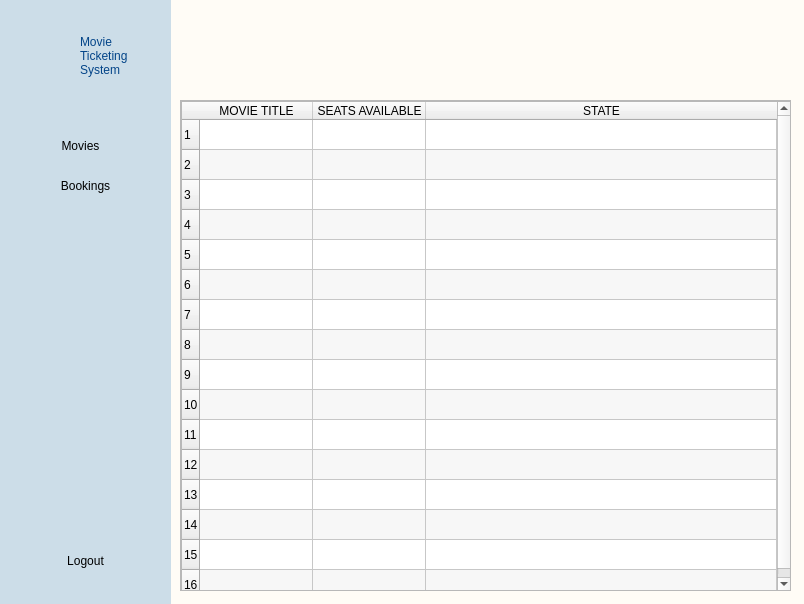
<?xml version="1.0" encoding="UTF-8"?>
<ui version="4.0">
 <class>MainWindow</class>
 <widget class="QMainWindow" name="MainWindow">
  <property name="geometry">
   <rect>
    <x>0</x>
    <y>0</y>
    <width>804</width>
    <height>604</height>
   </rect>
  </property>
  <property name="windowTitle">
   <string>MainWindow</string>
  </property>
  <widget class="QWidget" name="centralwidget">
   <widget class="QWidget" name="navigationBG" native="true">
    <property name="geometry">
     <rect>
      <x>0</x>
      <y>0</y>
      <width>171</width>
      <height>611</height>
     </rect>
    </property>
    <property name="styleSheet">
     <string notr="true">#navigationBG {
background-color: #ccdde8;

}

</string>
    </property>
    <widget class="QLabel" name="systemLabel">
     <property name="geometry">
      <rect>
       <x>80</x>
       <y>15</y>
       <width>71</width>
       <height>81</height>
      </rect>
     </property>
     <property name="styleSheet">
      <string notr="true">#systemLabel {
font: 75 12pt &quot;MS Shell Dlg 2&quot;;
color: #034488;
}</string>
     </property>
     <property name="text">
      <string>Movie
Ticketing
System</string>
     </property>
     <property name="alignment">
      <set>Qt::AlignLeading|Qt::AlignLeft|Qt::AlignVCenter</set>
     </property>
    </widget>
    <widget class="QPushButton" name="pushButton">
     <property name="geometry">
      <rect>
       <x>20</x>
       <y>30</y>
       <width>71</width>
       <height>51</height>
      </rect>
     </property>
     <property name="text">
      <string/>
     </property>
     <property name="icon">
      <iconset>
       <normaloff>../img/icon.png</normaloff>../img/icon.png</iconset>
     </property>
     <property name="iconSize">
      <size>
       <width>50</width>
       <height>50</height>
      </size>
     </property>
     <property name="flat">
      <bool>true</bool>
     </property>
    </widget>
    <widget class="QPushButton" name="movieButton">
     <property name="geometry">
      <rect>
       <x>15</x>
       <y>130</y>
       <width>131</width>
       <height>31</height>
      </rect>
     </property>
     <property name="text">
      <string>Movies</string>
     </property>
     <property name="icon">
      <iconset>
       <normaloff>../img/movies.png</normaloff>../img/movies.png</iconset>
     </property>
     <property name="iconSize">
      <size>
       <width>40</width>
       <height>40</height>
      </size>
     </property>
     <property name="flat">
      <bool>true</bool>
     </property>
    </widget>
    <widget class="QPushButton" name="movieButton_2">
     <property name="geometry">
      <rect>
       <x>20</x>
       <y>170</y>
       <width>131</width>
       <height>31</height>
      </rect>
     </property>
     <property name="text">
      <string>Bookings</string>
     </property>
     <property name="icon">
      <iconset>
       <normaloff>../img/tickets.png</normaloff>../img/tickets.png</iconset>
     </property>
     <property name="iconSize">
      <size>
       <width>40</width>
       <height>40</height>
      </size>
     </property>
     <property name="flat">
      <bool>true</bool>
     </property>
    </widget>
    <widget class="QPushButton" name="movieButton_5">
     <property name="geometry">
      <rect>
       <x>20</x>
       <y>540</y>
       <width>131</width>
       <height>41</height>
      </rect>
     </property>
     <property name="text">
      <string>Logout</string>
     </property>
     <property name="icon">
      <iconset>
       <normaloff>../img/logout.png</normaloff>../img/logout.png</iconset>
     </property>
     <property name="iconSize">
      <size>
       <width>40</width>
       <height>40</height>
      </size>
     </property>
     <property name="flat">
      <bool>true</bool>
     </property>
    </widget>
   </widget>
   <widget class="QWidget" name="mainBG" native="true">
    <property name="geometry">
     <rect>
      <x>160</x>
      <y>0</y>
      <width>651</width>
      <height>611</height>
     </rect>
    </property>
    <property name="styleSheet">
     <string notr="true">#mainBG {
background-color: #fffcf6;

}

</string>
    </property>
    <widget class="QScrollArea" name="scrollArea">
     <property name="geometry">
      <rect>
       <x>20</x>
       <y>100</y>
       <width>611</width>
       <height>491</height>
      </rect>
     </property>
     <property name="widgetResizable">
      <bool>true</bool>
     </property>
     <widget class="QWidget" name="scrollAreaWidgetContents">
      <property name="geometry">
       <rect>
        <x>0</x>
        <y>0</y>
        <width>609</width>
        <height>489</height>
       </rect>
      </property>
      <widget class="QTableWidget" name="bookingList">
       <property name="geometry">
        <rect>
         <x>0</x>
         <y>0</y>
         <width>611</width>
         <height>491</height>
        </rect>
       </property>
       <property name="editTriggers">
        <set>QAbstractItemView::SelectedClicked</set>
       </property>
       <property name="dragDropOverwriteMode">
        <bool>false</bool>
       </property>
       <property name="alternatingRowColors">
        <bool>true</bool>
       </property>
       <property name="selectionMode">
        <enum>QAbstractItemView::SingleSelection</enum>
       </property>
       <property name="selectionBehavior">
        <enum>QAbstractItemView::SelectRows</enum>
       </property>
       <property name="verticalScrollMode">
        <enum>QAbstractItemView::ScrollPerPixel</enum>
       </property>
       <property name="horizontalScrollMode">
        <enum>QAbstractItemView::ScrollPerPixel</enum>
       </property>
       <property name="rowCount">
        <number>16</number>
       </property>
       <attribute name="horizontalHeaderDefaultSectionSize">
        <number>113</number>
       </attribute>
       <attribute name="horizontalHeaderStretchLastSection">
        <bool>true</bool>
       </attribute>
       <attribute name="verticalHeaderMinimumSectionSize">
        <number>23</number>
       </attribute>
       <attribute name="verticalHeaderDefaultSectionSize">
        <number>30</number>
       </attribute>
       <attribute name="verticalHeaderStretchLastSection">
        <bool>false</bool>
       </attribute>
       <row/>
       <row/>
       <row/>
       <row/>
       <row/>
       <row/>
       <row/>
       <row/>
       <row/>
       <row/>
       <row/>
       <row/>
       <row/>
       <row/>
       <row/>
       <row/>
       <column>
        <property name="text">
         <string>MOVIE TITLE</string>
        </property>
       </column>
       <column>
        <property name="text">
         <string>SEATS AVAILABLE</string>
        </property>
        <property name="textAlignment">
         <set>AlignCenter</set>
        </property>
       </column>
       <column>
        <property name="text">
         <string>STATE</string>
        </property>
        <property name="textAlignment">
         <set>AlignCenter</set>
        </property>
       </column>
       <item row="0" column="0">
        <property name="text">
         <string/>
        </property>
        <property name="flags">
         <set>ItemIsSelectable|ItemIsEnabled</set>
        </property>
       </item>
       <item row="0" column="1">
        <property name="text">
         <string/>
        </property>
        <property name="flags">
         <set>ItemIsSelectable|ItemIsEnabled</set>
        </property>
       </item>
       <item row="0" column="2">
        <property name="text">
         <string/>
        </property>
        <property name="flags">
         <set>ItemIsSelectable|ItemIsEnabled</set>
        </property>
       </item>
      </widget>
     </widget>
    </widget>
    <widget class="QLabel" name="label">
     <property name="geometry">
      <rect>
       <x>30</x>
       <y>10</y>
       <width>301</width>
       <height>101</height>
      </rect>
     </property>
     <property name="text">
      <string/>
     </property>
     <property name="pixmap">
      <pixmap>../img/bookingsHeader.png</pixmap>
     </property>
     <property name="scaledContents">
      <bool>true</bool>
     </property>
    </widget>
   </widget>
   <zorder>mainBG</zorder>
   <zorder>navigationBG</zorder>
  </widget>
 </widget>
 <resources/>
 <connections/>
</ui>
